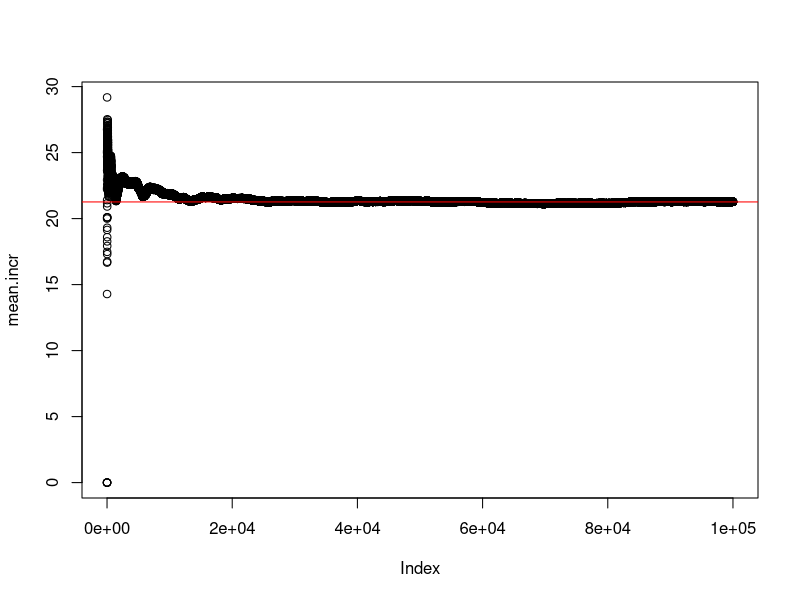
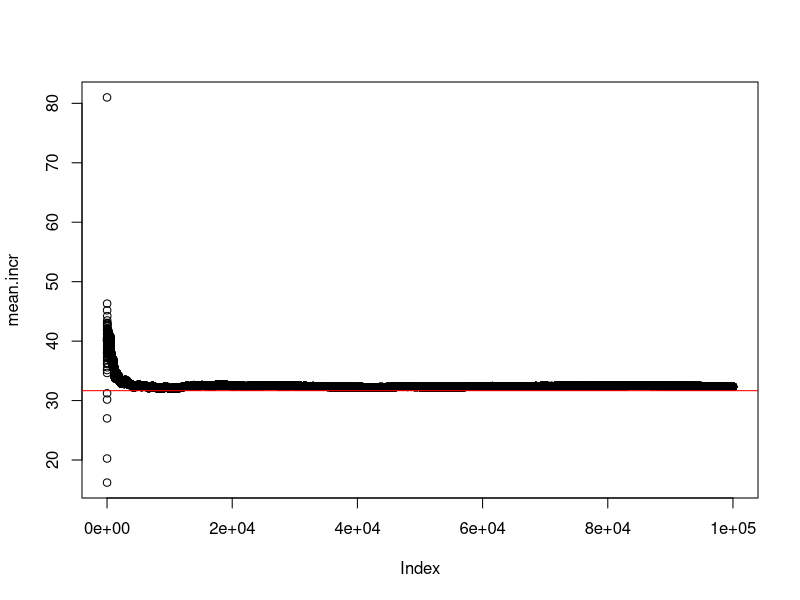

Here is the R script that generated these plots, in order: (Note: a time limit stopped this script after it produced the figures.)
# ---------------------------- E[a1^2] ----------------------------

# Verifico esattezza della forma chiusa di E[a1^2], i>1 dove
# a1= 1{x1<Y}+sum_{h=1}^m 1{x1<Y, Xh<Y}

B=10^5
m=10

res = vector()
x1 = runif(n=1, min=0, max=2)
for(b in 1:B){

  Xshort = runif(n=(m-1), min=0, max=2)
  X = c(x1, Xshort)
  Y = runif(n=1, min=0, max=2)

  cond2 = X<Y

  # a1
  cond11 = ifelse(x1<Y, 1, 0)
  cond21 = sum(cond2)*cond11
  a1 = cond21+cond11

  res[b] = a1^2
}

mean(res)
closed = 4*(1-(punif(x1, min = 0, max = 2)))+
  5/2*(m-1)*(1-(punif(x1, min = 0, max = 2))^2)+
  (m-1)*(m-2)/3*(1-(punif(x1, min = 0, max = 2))^3)


mean.incr = sapply(1:B, function(b) mean(res[1:b]))
plot(mean.incr)
abline(h = closed, col = "red")


# ---------------------------- E[a1*ai] ----------------------------

# Verifico esattezza della forma chiusa di E[ai*a1], i>1 dove
# ai= 1{Xi<Y}+sum_{h=1}^m 1{Xi<Y, Xh<Y}
# a1= 1{x1<Y}+sum_{h=1}^m 1{x1<Y, Xh<Y}

B=10^5
m=10

#set.seed(123)
res = vector()
x1 = runif(n=1, min=0, max=2)
for(b in 1:B){

  Xh = runif(n=(m-2), min=0, max=2)
  Xi = runif(n=1, min=0, max=2)
  X = c(x1, Xi, Xh)
  Y = runif(n=1, min=0, max=2)

  cond2 = X<Y

  # a1
  cond11 = ifelse(x1<Y, 1, 0)
  cond21 = sum(cond2)*cond11
  a1 = cond21+cond11

  # ai
  cond1i = ifelse(Xi<Y, 1, 0)
  cond2i = sum(cond2)*cond1i
  ai = cond2i+cond1i

  res[b] = a1*ai

}

mean(res)
closed = (m-2)^2/4*(1-(punif(x1, min = 0, max = 2))^4)+
  2*(m-2)*(1-(punif(x1, min = 0, max = 2))^3)+
  9/2*(1-(punif(x1, min = 0, max = 2))^2)


mean.incr = sapply(1:B, function(b) mean(res[1:b]))
plot(mean.incr)
abline(h = closed, col = "red")



# ---------------------------- E[ai^2] ----------------------------

# Verifico esattezza della forma chiusa di E[ai^2], i>1 dove
# ai= 1{Xi<Y}+sum_{h=1}^m 1{Xi<Y, Xh<Y}

B=10^5
m=10

#set.seed(123)
res = vector()
x1 = runif(n=1, min=0, max=2)
for(b in 1:B){

  Xshort = runif(n=(m-2), min=0, max=2)
  Xi = runif(n=1, min=0, max=2)
  X = c(x1, Xi, Xshort)
  Y = runif(n=1, min=0, max=2)

  cond2 = X<Y

  # ai
  cond1i = ifelse(Xi<Y, 1, 0)
  cond2i = sum(cond2)*cond1i
  ai = cond2i+cond1i

  res[b] = ai^2

}

mean(res)
closed = 2+5/3*(m-2)+(m-3)*(m-2)/4+
  2/3*(m-2)*(1-(punif(x1, min = 0, max = 2))^3)+
  5/2*(1-(punif(x1, min = 0, max = 2))^2)


mean.incr = sapply(1:B, function(b) mean(res[1:b]))
plot(mean.incr)
abline(h = closed, col = "red")


# ---------------------------- E[ai*aj] ----------------------------

# Verifico esattezza della forma chiusa di E[ai*aj], i,j>1 i!=j dove
# ai= 1{Xi<Y}+sum_{h=1}^m 1{Xi<Y, Xh<Y}
# aj= 1{Xj<Y}+sum_{r=1}^m 1{Xj<Y, Xr<Y}

B=10^5
m=10

#set.seed(123)
res = vector()
x1 = runif(n=1, min=0, max=2)
for(b in 1:B){

  Xshort = runif(n=(m-3), min=0, max=2)
  Xi = runif(n=1, min=0, max=2)
  Xj = runif(n=1, min=0, max=2)
  X = c(x1, Xi, Xj, Xshort)
  Y = runif(n=1, min=0, max=2)

  cond2 = X<Y

  # aj
  cond1j = ifelse(Xj<Y, 1, 0)
  cond2j = sum(cond2)*cond1j
  aj = cond2j+cond1j

  # ai
  cond1i = ifelse(Xi<Y, 1, 0)
  cond2i = sum(cond2)*cond1i
  ai = cond2i+cond1i

  res[b] = aj*ai

}

mean(res)
closed = 3+7/4*(m-3)+(m-3)*(m-4)/5+
  7/3*(1-(punif(x1, min = 0, max = 2))^2)+
  (m-3)/2*(1-(punif(x1, min = 0, max = 2))^4)


mean.incr = sapply(1:B, function(b) mean(res[1:b]))
plot(mean.incr)
abline(h = closed, col = "red")


# ---------------------------- theta = E[h(X1,X2,...,Xm,Y)] ----------------------------


# Verifico esattezza della forma chiusa di E[h(X1, X2,...,Xm,Y)], dove
# anche X1 è random e
# h(x1, X2,...,Xm,Y) = sum_{i=1}^m ai dove
# ai= 1{Xi<Y}+sum_{h=1}^m 1{Xi<Y, Xh<Y}

B=10^5
m=10

res = vector()
for(b in 1:B){

  X = runif(n=m, min=0, max=2)
  Y = runif(n=1, min=0, max=2)

  cond2 = X<Y

  a = vector()
  for(i in 1:m){
    # ai
    cond1i = ifelse(X[i]<Y, 1, 0)
    cond2i = sum(cond2)*cond1i
    a[i] = cond2i+cond1i
  }
  res[b] = sum(a)
}

mean(res)
theta = m+m*(m-1)/3


mean.incr = sapply(1:B, function(b) mean(res[1:b]))
plot(mean.incr)
abline(h = theta, col = "red")

# ---------------------------- E[h(x1,X2,...,Xm,Y)] ----------------------------

# Verifico esattezza della forma chiusa di E[h(x1, X2,...,Xm,Y)], dove
# h(x1, X2,...,Xm,Y) = sum_{i=1}^m ai dove
# ai= 1{Xi<Y}+sum_{h=1}^m 1{Xi<Y, Xh<Y}

B=10^5
m=10

res = vector()
x1 = runif(n=1, min=0, max=2)
for(b in 1:B){

  Xshort = runif(n=(m-1), min=0, max=2)
  X = c(x1, Xshort)
  Y = runif(n=1, min=0, max=2)

  cond2 = X<Y

  a = vector()
  for(i in 1:m){
    # ai
    cond1i = ifelse(X[i]<Y, 1, 0)
    cond2i = sum(cond2)*cond1i
    a[i] = cond2i+cond1i
  }
  res[b] = sum(a)
}

mean(res)
closed = 2*(1-punif(x1, min = 0, max = 2))+
  (m-1)*(1-(punif(x1, min = 0, max = 2))^2)+
  (m-1)/3*(1+m)


mean.incr = sapply(1:B, function(b) mean(res[1:b]))
plot(mean.incr)
abline(h = closed, col = "red")



# ---------------------------- E[h(x1,X2,...,Xm,Y)^2] ----------------------------

# Verifico esattezza della forma chiusa di E[h(x1, X2,...,Xm,Y)^2], dove
# h(x1, X2,...,Xm,Y) = sum_{i=1}^m ai dove
# ai= 1{Xi<Y}+sum_{h=1}^m 1{Xi<Y, Xh<Y}

B=10^5
m=10

res = vector()
x1 = runif(n=1, min=0, max=2)
for(b in 1:B){

  Xshort = runif(n=(m-1), min=0, max=2)
  X = c(x1, Xshort)
  Y = runif(n=1, min=0, max=2)

  cond2 = X<Y

  a = vector()
  for(i in 1:m){
    # ai
    cond1i = ifelse(X[i]<Y, 1, 0)
    cond2i = sum(cond2)*cond1i
    a[i] = cond2i+cond1i
  }
  res[b] = sum(a)^2
}

mean(res)
closed = 1/15*(m^2-1)*(3*m^2-2)+
  4*(1-punif(x1, min = 0, max = 2))+
  (m-1)*14*(1-punif(x1, min = 0, max = 2)^2)+
  (m-1)*(m-2)*22/3*(1-punif(x1, min = 0, max = 2)^3)+
  (m-1)*(m-2)*(2*m-5)/2*(1-punif(x1, min = 0, max = 2)^4)


mean.incr = sapply(1:B, function(b) mean(res[1:b]))
plot(mean.incr)
abline(h = closed, col = "red")




# -------------------------- z11 ----------------------------------------------

B=10^5
m = 10

theta = m+m*(m-1)/3
theta2 = theta^2

Eh2x1 = function(x1){
  out = 1/15*(m^2-1)*(3*m^2-2)+
    4*(1-punif(x1, min = 0, max = 2))+
    (m-1)*14*(1-punif(x1, min = 0, max = 2)^2)+
    (m-1)*(m-2)*22/3*(1-punif(x1, min = 0, max = 2)^3)+
    (m-1)*(m-2)*(2*m-5)/2*(1-punif(x1, min = 0, max = 2)^4)
  return(out)
}

Ehx1 = function(x1){
  out = 2*(1-punif(x1, min = 0, max = 2))+
    (m-1)*(1-(punif(x1, min = 0, max = 2))^2)+
    (m-1)/3*(1+m)
  return(out)
}

x1s = runif(n=B, min=0, max=2)
res = sapply(x1s, function(x) Eh2x1(x)+theta2-2*theta*Ehx1(x))


mean(res)

z11 = 4/45*m^4+16/45*m^3+29/90*m^2+13/30*m-1/5

mean.incr = sapply(1:B, function(b) mean(res[1:b]))
plot(mean.incr)
abline(h = z11, col = "red")


mean.incr[(B-500):B]
z11
